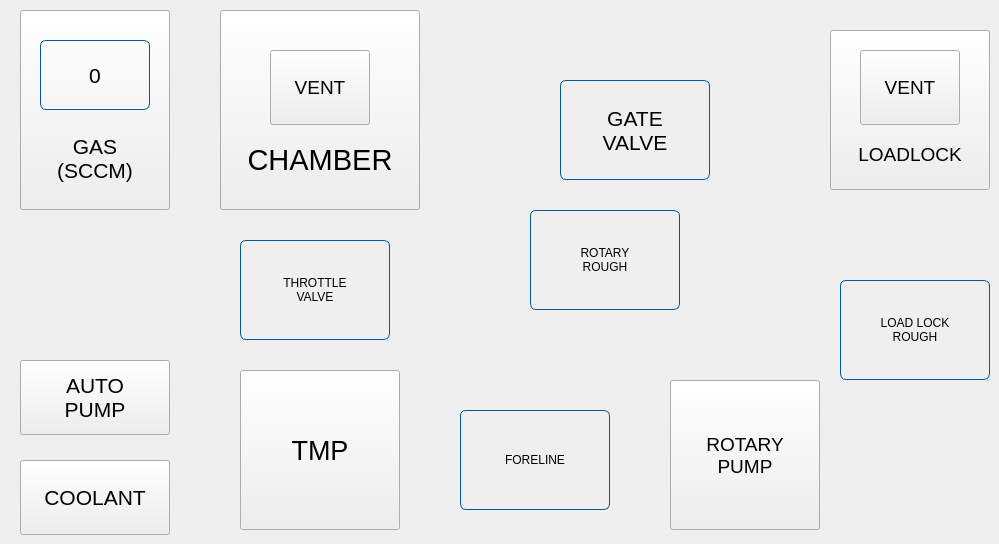
     <widget class="QWidget" name="main_page">
      <widget class="QPushButton" name="chamber2_button">
       <property name="geometry">
        <rect>
         <x>220</x>
         <y>10</y>
         <width>200</width>
         <height>200</height>
        </rect>
       </property>
       <property name="font">
        <font>
         <family>Arial</family>
         <pointsize>22</pointsize>
        </font>
       </property>
       <property name="styleSheet">
        <string notr="true">            QPushButton{border-width: 2px; border-radius: 10px; background-color: rgb(3, 86, 161); color: rgb(255,255,255);}
            QPushButton:pressed{border-width: 2px; border-radius: 10px; background-color: rgb(180 , 180, 180); color: rgb(0,0,0); }

font: 22pt &quot;Arial&quot;;</string>
       </property>
       <property name="text">
        <string>


CHAMBER</string>
       </property>
      </widget>
      <widget class="QPushButton" name="tmp_button">
       <property name="geometry">
        <rect>
         <x>240</x>
         <y>370</y>
         <width>160</width>
         <height>160</height>
        </rect>
       </property>
       <property name="font">
        <font>
         <family>Arial</family>
         <pointsize>20</pointsize>
        </font>
       </property>
       <property name="styleSheet">
        <string notr="true">            QPushButton{border-width: 2px; border-radius: 10px; background-color: rgb(3, 86, 161); color: rgb(255,255,255);}
            QPushButton:pressed{border-width: 2px; border-radius: 10px; background-color: rgb(180 , 180, 180); color: rgb(0,0,0); }

font: 20pt &quot;Arial&quot;;</string>
       </property>
       <property name="text">
        <string>TMP</string>
       </property>
      </widget>
      <widget class="QPushButton" name="rotary_button">
       <property name="geometry">
        <rect>
         <x>670</x>
         <y>380</y>
         <width>150</width>
         <height>150</height>
        </rect>
       </property>
       <property name="font">
        <font>
         <family>Arial</family>
         <pointsize>14</pointsize>
        </font>
       </property>
       <property name="styleSheet">
        <string notr="true">            QPushButton{border-width: 2px; border-radius: 10px; background-color: rgb(3, 86, 161); color: rgb(255,255,255);}
            QPushButton:pressed{border-width: 2px; border-radius: 10px; background-color: rgb(180 , 180, 180); color: rgb(0,0,0); }
font: 14pt &quot;Arial&quot;;

</string>
       </property>
       <property name="text">
        <string>ROTARY
PUMP</string>
       </property>
      </widget>
      <widget class="QPushButton" name="gas_button">
       <property name="geometry">
        <rect>
         <x>20</x>
         <y>10</y>
         <width>150</width>
         <height>200</height>
        </rect>
       </property>
       <property name="font">
        <font>
         <family>Arial</family>
         <pointsize>16</pointsize>
        </font>
       </property>
       <property name="styleSheet">
        <string notr="true">            QPushButton{border-width: 2px; border-radius: 10px; background-color: rgb(3, 86, 161); color: rgb(255,255,255);}
            QPushButton:pressed{border-width: 2px; border-radius: 10px; background-color: rgb(180 , 180, 180); color: rgb(0,0,0); }
font: 16pt &quot;Arial&quot;;
</string>
       </property>
       <property name="text">
        <string>



GAS
(SCCM)</string>
       </property>
      </widget>
      <widget class="QPushButton" name="gatevalve_button">
       <property name="geometry">
        <rect>
         <x>560</x>
         <y>80</y>
         <width>150</width>
         <height>100</height>
        </rect>
       </property>
       <property name="font">
        <font>
         <family>Arial</family>
         <pointsize>16</pointsize>
         <weight>50</weight>
         <italic>false</italic>
         <bold>false</bold>
        </font>
       </property>
       <property name="styleSheet">
        <string notr="true">font: 16pt &quot;Arial&quot;;
border:1px solid rgb(3, 86, 161);
border-radius: 6px;</string>
       </property>
       <property name="text">
        <string>GATE
VALVE</string>
       </property>
      </widget>
      <widget class="QPushButton" name="throttlevalve_button">
       <property name="geometry">
        <rect>
         <x>240</x>
         <y>240</y>
         <width>150</width>
         <height>100</height>
        </rect>
       </property>
       <property name="styleSheet">
        <string notr="true">font: 16pt &quot;Arial&quot;;
border:1px solid rgb(3, 86, 161);
border-radius: 6px;</string>
       </property>
       <property name="text">
        <string>THROTTLE
VALVE</string>
       </property>
      </widget>
      <widget class="QPushButton" name="forelinevalve_button">
       <property name="geometry">
        <rect>
         <x>460</x>
         <y>410</y>
         <width>150</width>
         <height>100</height>
        </rect>
       </property>
       <property name="styleSheet">
        <string notr="true">font: 16pt &quot;Arial&quot;;
border:1px solid rgb(3, 86, 161);
border-radius: 6px;</string>
       </property>
       <property name="text">
        <string>FORELINE</string>
       </property>
      </widget>
      <widget class="QPushButton" name="rotaryroughvalve_button">
       <property name="geometry">
        <rect>
         <x>530</x>
         <y>210</y>
         <width>150</width>
         <height>100</height>
        </rect>
       </property>
       <property name="styleSheet">
        <string notr="true">font: 16pt &quot;Arial&quot;;
border:1px solid rgb(3, 86, 161);
border-radius: 6px;</string>
       </property>
       <property name="text">
        <string>ROTARY
ROUGH</string>
       </property>
      </widget>
      <widget class="QPushButton" name="gas_input">
       <property name="geometry">
        <rect>
         <x>40</x>
         <y>40</y>
         <width>110</width>
         <height>70</height>
        </rect>
       </property>
       <property name="sizePolicy">
        <sizepolicy hsizetype="Preferred" vsizetype="Preferred">
         <horstretch>0</horstretch>
         <verstretch>0</verstretch>
        </sizepolicy>
       </property>
       <property name="maximumSize">
        <size>
         <width>110</width>
         <height>100</height>
        </size>
       </property>
       <property name="font">
        <font>
         <family>Arial</family>
         <pointsize>16</pointsize>
         <weight>50</weight>
         <italic>false</italic>
         <bold>false</bold>
        </font>
       </property>
       <property name="styleSheet">
        <string notr="true">font: 16pt &quot;Arial&quot;;
border:1px solid rgb(3, 86, 161);
border-radius: 6px;</string>
       </property>
       <property name="text">
        <string>0</string>
       </property>
      </widget>
      <widget class="QPushButton" name="chambervent_button">
       <property name="geometry">
        <rect>
         <x>270</x>
         <y>50</y>
         <width>100</width>
         <height>75</height>
        </rect>
       </property>
       <property name="font">
        <font>
         <family>Arial</family>
         <pointsize>14</pointsize>
        </font>
       </property>
       <property name="styleSheet">
        <string notr="true">            QPushButton{border-width: 2px; border-radius: 10px; border-style:solid; border-color:rgb(255,255,255); background-color: rgb(3, 86, 161); color: rgb(255,255,255);}
            QPushButton:pressed{border-width: 2px; border-radius: 10px; background-color: rgb(180 , 180, 180); color: rgb(0,0,0); }
font: 14pt &quot;Arial&quot;;

</string>
       </property>
       <property name="text">
        <string>VENT</string>
       </property>
      </widget>
      <widget class="QPushButton" name="coolant_button">
       <property name="geometry">
        <rect>
         <x>20</x>
         <y>460</y>
         <width>150</width>
         <height>75</height>
        </rect>
       </property>
       <property name="font">
        <font>
         <family>Arial</family>
         <pointsize>16</pointsize>
        </font>
       </property>
       <property name="styleSheet">
        <string notr="true">            QPushButton{border-width: 2px; border-radius: 10px; background-color: rgb(86, 3, 161); color: rgb(255,255,255);}
            QPushButton:pressed{border-width: 2px; border-radius: 10px; background-color: rgb(180 , 180, 180); color: rgb(0,0,0); }
font: 16pt &quot;Arial&quot;;</string>
       </property>
       <property name="text">
        <string>COOLANT</string>
       </property>
      </widget>
      <widget class="QPushButton" name="autopump_button">
       <property name="geometry">
        <rect>
         <x>20</x>
         <y>360</y>
         <width>150</width>
         <height>75</height>
        </rect>
       </property>
       <property name="font">
        <font>
         <family>Arial</family>
         <pointsize>16</pointsize>
        </font>
       </property>
       <property name="styleSheet">
        <string notr="true">            QPushButton{border-width: 2px; border-radius: 10px; background-color: rgb(86, 3, 161); color: rgb(255,255,255);}
            QPushButton:pressed{border-width: 2px; border-radius: 10px; background-color: rgb(180 , 180, 180); color: rgb(0,0,0); }
font: 16pt &quot;Arial&quot;;</string>
       </property>
       <property name="text">
        <string>AUTO
PUMP</string>
       </property>
      </widget>
      <widget class="QPushButton" name="loadlock_button">
       <property name="geometry">
        <rect>
         <x>830</x>
         <y>30</y>
         <width>160</width>
         <height>160</height>
        </rect>
       </property>
       <property name="font">
        <font>
         <family>Arial</family>
         <pointsize>14</pointsize>
        </font>
       </property>
       <property name="styleSheet">
        <string notr="true">            QPushButton{border-width: 2px; border-radius: 10px; background-color: rgb(3, 86, 161); color: rgb(255,255,255);}
            QPushButton:pressed{border-width: 2px; border-radius: 10px; background-color: rgb(180 , 180, 180); color: rgb(0,0,0); }
font: 14pt &quot;Arial&quot;;

</string>
       </property>
       <property name="text">
        <string>



LOADLOCK</string>
       </property>
      </widget>
      <widget class="QPushButton" name="loadlockvent_button">
       <property name="geometry">
        <rect>
         <x>860</x>
         <y>50</y>
         <width>100</width>
         <height>75</height>
        </rect>
       </property>
       <property name="font">
        <font>
         <family>Arial</family>
         <pointsize>14</pointsize>
        </font>
       </property>
       <property name="styleSheet">
        <string notr="true">            QPushButton{border-width: 2px; border-radius: 10px; border-style:solid; border-color:rgb(255,255,255); background-color: rgb(3, 86, 161); color: rgb(255,255,255);}
            QPushButton:pressed{border-width: 2px; border-radius: 10px; background-color: rgb(180 , 180, 180); color: rgb(0,0,0); }
font: 14pt &quot;Arial&quot;;

</string>
       </property>
       <property name="text">
        <string>VENT</string>
       </property>
      </widget>
      <widget class="QPushButton" name="loadlockroughvalve_button">
       <property name="geometry">
        <rect>
         <x>840</x>
         <y>280</y>
         <width>150</width>
         <height>100</height>
        </rect>
       </property>
       <property name="styleSheet">
        <string notr="true">font: 16pt &quot;Arial&quot;;
border:1px solid rgb(3, 86, 161);
border-radius: 6px;</string>
       </property>
       <property name="text">
        <string>LOAD LOCK
ROUGH</string>
       </property>
      </widget>
      <widget class="Line" name="line">
       <property name="geometry">
        <rect>
         <x>820</x>
         <y>460</y>
         <width>93</width>
         <height>3</height>
        </rect>
       </property>
       <property name="styleSheet">
        <string notr="true"> border-style:solid; border-color:rgb(0,0,0);</string>
       </property>
       <property name="orientation">
        <enum>Qt::Horizontal</enum>
       </property>
      </widget>
      <widget class="Line" name="line_4">
       <property name="geometry">
        <rect>
         <x>910</x>
         <y>190</y>
         <width>3</width>
         <height>270</height>
        </rect>
       </property>
       <property name="styleSheet">
        <string notr="true"> border-style:solid; border-color:rgb(0,0,0);</string>
       </property>
       <property name="orientation">
        <enum>Qt::Vertical</enum>
       </property>
      </widget>
      <widget class="Line" name="line_5">
       <property name="geometry">
        <rect>
         <x>400</x>
         <y>460</y>
         <width>270</width>
         <height>3</height>
        </rect>
       </property>
       <property name="styleSheet">
        <string notr="true"> border-style:solid; border-color:rgb(0,0,0);</string>
       </property>
       <property name="orientation">
        <enum>Qt::Horizontal</enum>
       </property>
      </widget>
      <widget class="Line" name="line_6">
       <property name="geometry">
        <rect>
         <x>420</x>
         <y>110</y>
         <width>410</width>
         <height>3</height>
        </rect>
       </property>
       <property name="styleSheet">
        <string notr="true"> border-style:solid; border-color:rgb(0,0,0);</string>
       </property>
       <property name="orientation">
        <enum>Qt::Horizontal</enum>
       </property>
      </widget>
      <widget class="Line" name="line_8">
       <property name="geometry">
        <rect>
         <x>310</x>
         <y>210</y>
         <width>3</width>
         <height>160</height>
        </rect>
       </property>
       <property name="styleSheet">
        <string notr="true"> border-style:solid; border-color:rgb(0,0,0);</string>
       </property>
       <property name="orientation">
        <enum>Qt::Vertical</enum>
       </property>
      </widget>
      <widget class="Line" name="line_10">
       <property name="geometry">
        <rect>
         <x>400</x>
         <y>210</y>
         <width>3</width>
         <height>50</height>
        </rect>
       </property>
       <property name="styleSheet">
        <string notr="true"> border-style:solid; border-color:rgb(0,0,0);</string>
       </property>
       <property name="orientation">
        <enum>Qt::Vertical</enum>
       </property>
      </widget>
      <widget class="Line" name="line_11">
       <property name="geometry">
        <rect>
         <x>400</x>
         <y>260</y>
         <width>350</width>
         <height>3</height>
        </rect>
       </property>
       <property name="styleSheet">
        <string notr="true"> border-style:solid; border-color:rgb(0,0,0);</string>
       </property>
       <property name="orientation">
        <enum>Qt::Horizontal</enum>
       </property>
      </widget>
      <widget class="Line" name="line_13">
       <property name="geometry">
        <rect>
         <x>750</x>
         <y>260</y>
         <width>3</width>
         <height>120</height>
        </rect>
       </property>
       <property name="styleSheet">
        <string notr="true"> border-style:solid; border-color:rgb(0,0,0);</string>
       </property>
       <property name="orientation">
        <enum>Qt::Vertical</enum>
       </property>
      </widget>
      <widget class="Line" name="line_14">
       <property name="geometry">
        <rect>
         <x>170</x>
         <y>110</y>
         <width>50</width>
         <height>3</height>
        </rect>
       </property>
       <property name="styleSheet">
        <string notr="true"> border-style:solid; border-color:rgb(0,0,0);</string>
       </property>
       <property name="orientation">
        <enum>Qt::Horizontal</enum>
       </property>
      </widget>
      <zorder>chamber2_button</zorder>
      <zorder>tmp_button</zorder>
      <zorder>rotary_button</zorder>
      <zorder>gas_button</zorder>
      <zorder>gas_input</zorder>
      <zorder>chambervent_button</zorder>
      <zorder>coolant_button</zorder>
      <zorder>autopump_button</zorder>
      <zorder>loadlock_button</zorder>
      <zorder>loadlockvent_button</zorder>
      <zorder>line</zorder>
      <zorder>line_4</zorder>
      <zorder>line_5</zorder>
      <zorder>line_6</zorder>
      <zorder>line_8</zorder>
      <zorder>line_10</zorder>
      <zorder>line_11</zorder>
      <zorder>line_13</zorder>
      <zorder>line_14</zorder>
      <zorder>forelinevalve_button</zorder>
      <zorder>loadlockroughvalve_button</zorder>
      <zorder>gatevalve_button</zorder>
      <zorder>rotaryroughvalve_button</zorder>
      <zorder>throttlevalve_button</zorder>
     </widget>
